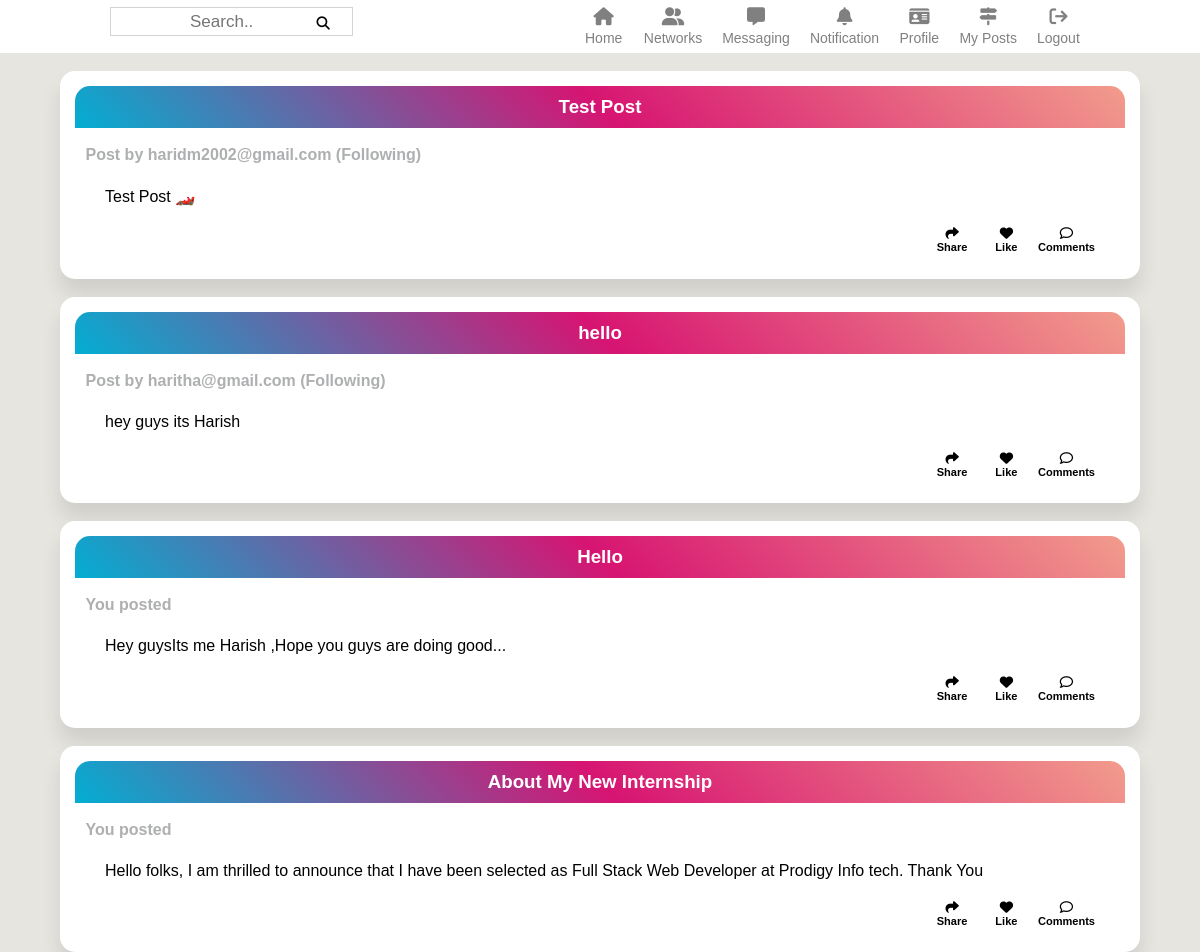
The page /index (signed in) on the database its author committed.
### tables this page shows
CREATE TABLE posts(
      Id TEXT, 
      Post_Id INTEGER PRIMARY KEY AUTOINCREMENT,
      Title TEXT,
      Content TEXT,
      FOREIGN KEY (Id) REFERENCES users(Email) );

### main.py (the view)
@app.route('/index')
def index():
    if 'name' in session:
        email = session['name']
        res = db.get_others_post(email)[::-1]
        following = db.getFollower(email)
        return render_template("index.html",where = "index",posts = res,following = following,user = email)
    else:
        return redirect(url_for('home'))

### database.py (called while the page is built)
  def get_others_post(self,email):
    c.execute(f"SELECT * FROM posts")
    result = c.fetchall()
    return result

  def getFollower(self,userId):
    c.execute(f"SELECT following from follow where user = ?",(userId,))
    restructureFollowers = []
    for i in c.fetchall():
        restructureFollowers.append(i[0])
    return restructureFollowers

### templates/index.html (shortened to what this page needs)
<!DOCTYPE html>
<html lang="en">
<head>
  <link rel="stylesheet" href="{{ url_for('static', filename='style.css') }}">
  <link rel="stylesheet" href="https://cdnjs.cloudflare.com/ajax/libs/font-awesome/5.15.4/css/all.min.css">
  <link rel="stylesheet" href="https://cdnjs.cloudflare.com/ajax/libs/font-awesome/6.1.1/css/all.min.css">
</head>
<body>
  <div class="header">
    <div class="search">
      <div class = "input-icons">
          <input class="input-field ord2" type="text" placeholder="Search.." name="search">
          <button  class = "ord1" onclick="alert('Button clicked!');"> <i class="fa fa-search icon"></i></button>
      </div>
    </div>
    <div class="search">
    <div>
      <a href="{{ url_for('index') }}" class="icon-button">
          <i class="fa-solid fa-house"></i>
          <h4>Home</h4>
      </a>
    </div>
    <div>
      <a href="{{ url_for('index') }}" class="icon-button">
        <i class="fa-solid fa-user-group"></i>
        <h4>Networks</h4>
      </a>
    </div>
    <div>
    <a href="{{ url_for('index') }}" class="icon-button">
      <i class="fa-solid fa-message"></i>
      <h4>Messaging</h4>
    </a>
    </div>
    <div>
      <a href="{{ url_for('index') }}" class="icon-button">
        <i class="fa-solid fa-bell"></i>
        <h4>Notification</h4>
      </a>
    </div>
     <div>
       <a href="/profile" class="icon-button">
         <i class="fa-solid fa-id-card"></i>
         <h4>Profile</h4>
       </a>
     </div>
       <div>
         <a href="/My_posts" class="icon-button">
         <i class="fa-solid fa-signs-post"></i>
          <h4>My Posts</h4>
         </a>
       </div>
      <div>
        <a href="/Logout" class="icon-button">
        <i class="fa-solid fa-arrow-right-from-bracket"></i>
        <h4>Logout</h4>
      </a>
      </div>
    </div>
  </div>
{%if where =="index"%}
  {% for post in posts %}
  <br>
  <div class="post_cover">
      <div class="post">
          <div class="title">
              <h3 style="text-align:center;">{{post[2]}}</h3>
          </div>
        {% if post[0] == user %}
         <a href="/profile" style="text-decoration:none">
          <h4 style="margin-left:1%;color:#aeafb0"><b>You posted</b></h4>
         </a>
        {% else %}
        <a href="/profile?userid={{post[0]}}" style="text-decoration:none">
          <h4 style="margin-left:1%;color:#aeafb0"><b>Post by {{post[0]}} {% if post[0] in following %} (Following){% endif %}</b></h4>
        </a>
        {% endif %}
        <p style="margin-top:5px;margin-left:30px;">{{post[3]}}</p>
          <form  method="POST">
            <button style="margin-top:10px;margin-left:1.5%; float: right; background-color: transparent; border: none; margin-bottom:1%;" formaction="/comments">
              <i class="fa-regular fa-comment"></i>
              <h5>Comments</h5>
              </button>
          </form>
        <button id="likeButton{{ post[1] }}" onclick="changeColor(event, {{ post[1] }})" style="float: right; background-color: transparent; border: none; margin-bottom:1%;">
            <i id="like{{ post[1] }}" class="fa-solid fa-heart"></i>
            <h5>Like</h5>
        </button>
        <button style="margin-right:2%;float: right; background-color: transparent; border: none; margin-bottom:1%;" onclick="copyPost('{{post[1]}}')">
            <i class="fa-solid fa-share"></i>
            <h5>Share</h5>
        </button>
      </div>
  </div>
  {% endfor %}
{% endif %}
</body>
</html>

### static/style.css (style rules this page uses)
* { margin: 0; padding: 0; box-sizing: border-box; font-family: 'Poppins', sans-serif; }
body { background:#e6e5e0; }
.header { display:flex; flex-direction:row; justify-content:space-around; background:white; }
.header .search { margin:7px; display:flex; flex-direction:row; }
i { margin-left: 10px; margin-right: 10px; }
a { text-decoration: none; margin-left: 10px; margin-right: 10px; }
.icon-button { display: flex; flex-direction: column; align-items: center; background: none; border: none; cursor: pointer; text-align: center; transition: color 0.3s; }
.icon-button i { font-size: 18px; color: grey; transition: color 0.3s; }
.icon-button h4 { margin-top: 5px; font-size: 14px; color: grey; transition: color 0.3s; font-weight: normal; }
input { height: 100%; width: 170%; outline: none; font-size: 17px; padding-right: 20px; border: 1px solid lightgrey; text-align: center; }
.input-icons { width: 100%; heigth:100%; display: flex; align-items: flex-start; flex-direction:row; position: relative; margin-bottom: 10px; }
.input-icons button { position: absolute; top: 0; right: 0; border: none; background-color: transparent; cursor: pointer; }
.icon { padding: 10px; min-width: 40px; }
.post { padding:15px 15px 15px 15px; width: 850px; border-radius: 15px 15px 15px 15px; background:white; box-shadow: 0px 15px 20px rgba(0,0,0,0.1); }
.post_cover { display: flex; justify-content: center; align-items:center; }
.post form { padding: 10px 30px 10px 30px; color:black; center; align-items:center; }
.post .title { padding: 10px 10px 10px 10px; color: #fff; border-radius: 15px 15px 0px 0px; background: linear-gradient(45deg, #03AED2, #d71472,#f29c8c); }
@media (max-width: 1200px) { .wrapper, .post { width: 90%; } }

### rows shown on the page
posts: Title "Test Post", Id "haridm2002@gmail.com", shows "(Following)", Content "Test Post 🏎️"
posts: Title "hello", Id "haritha@gmail.com", shows "(Following)", Content "hey guys its Harish"
posts: Title "Hello", shows "You posted", Content "Hey guysIts me Harish ,Hope you guys are doing good..."
posts: Title "About My New Internship", shows "You posted", Content "Hello folks, I am thrilled to announce that I have been selected as Full Stack Web Developer at Prodigy Info tech. Thank You"
